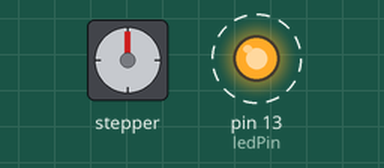
This sketch was run on a simulated Arduino Uno, built with avr-gcc and run on an emulated ATmega328P. On the bench: stepper motor, output pins drawn as LEDs (lit = HIGH). Dashed ring = blinking. Stepper angles assume 200 steps per turn; what the sketch prints to the serial monitor is not drawn.

Above: at 0.05 s.
At 0.5 s:
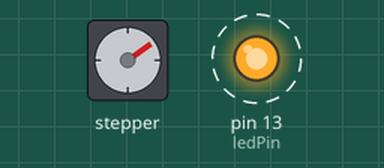
At 0.7 s:
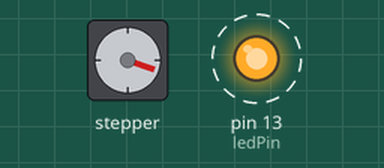
At 0.95 s:
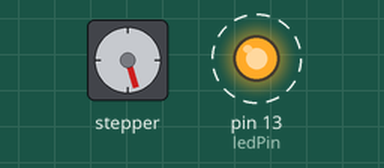
Timing chart, 0 to 4.6 s (numbered marks = the images above):
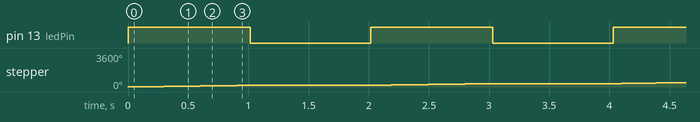

Measured:
- by itself, pin 13 (ledPin): alternates HIGH for 1.0 s and LOW for 1.0 s
- by itself, stepper: turns 180° clockwise in 1.0 s, repeating every 2.0 s

The sketch:

motor.ino
```cpp
/*

  Project: ADC recorder
  Started: 2 July 2016

*/

#include <Wire.h>
#include <Adafruit_MotorShield.h>

#define ledPin 13


// Stepper motor
Adafruit_MotorShield AFMS = Adafruit_MotorShield();
Adafruit_StepperMotor *myMotor;

int state = 1;

//
//
void setup()
{
     // Serial output
     Serial.begin( 9600 );           // set up Serial library at 9600 bps

     // ADC
     pinMode( ledPin, OUTPUT );

     digitalWrite( ledPin, state );

     // Motor
     myMotor = AFMS.getStepper( 200, 2 );
     // myMotor->setSpeed( 60 );
     Serial.println( "Setup configured motor.");

}


//
//
void loop()
{
     digitalWrite( ledPin, HIGH );
     Serial.println( "Stepping motor." );

     myMotor->step( 100, FORWARD, SINGLE );

     digitalWrite( ledPin, LOW );
     delay( 1000 );


}
```
